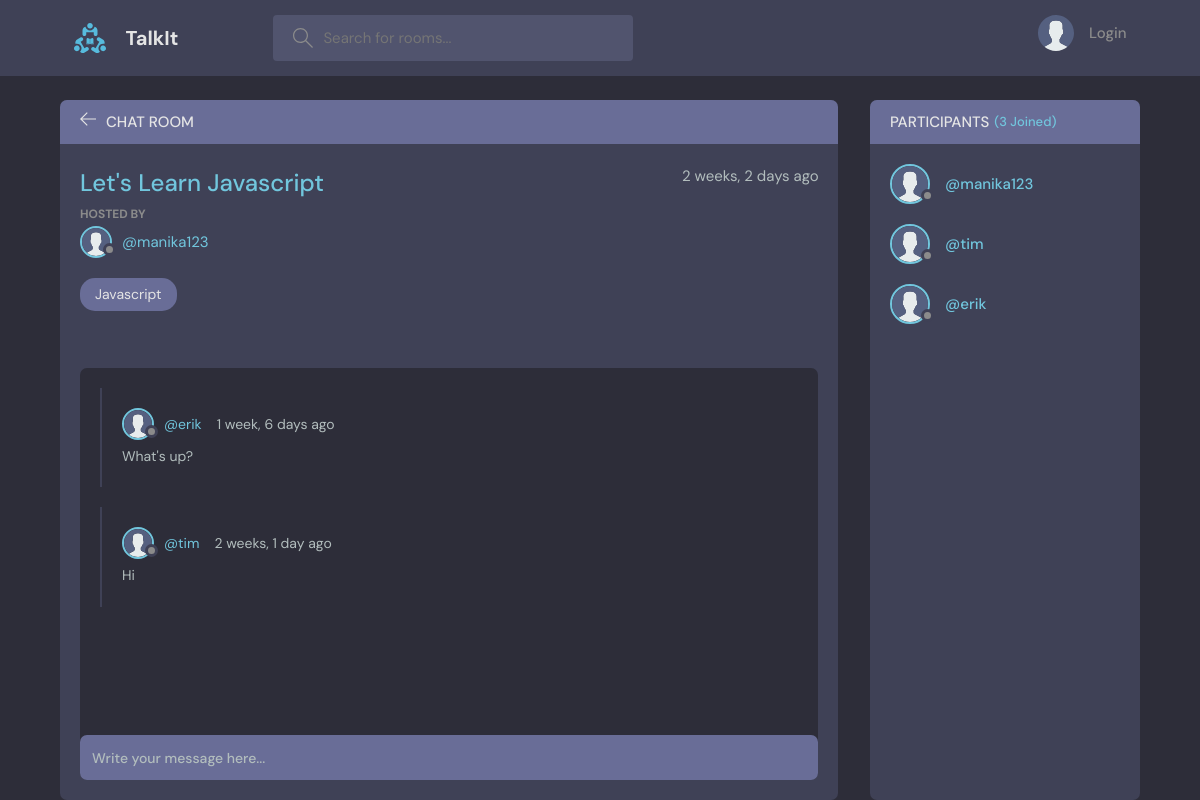
The page /room/1/ on the database its author committed.
### base/models.py (models this page shows, shortened)
class Room(models.Model):
    host = models.ForeignKey(User, on_delete=models.SET_NULL, null=True)
    topic = models.ForeignKey(Topic, on_delete=models.SET_NULL, null=True)
    name = models.CharField(max_length=200)
    description = models.TextField(null=True, blank=True)
    participants=models.ManyToManyField(User, related_name='participants', blank=True)
    updated = models.DateTimeField(auto_now=True)
    created = models.DateTimeField(auto_now_add=True)
    class Meta:
        ordering = ['-updated', '-created']

class Topic(models.Model):
    name = models.CharField(max_length=200)
    def __str__(self):
        return self.name

class Message(models.Model):
    user = models.ForeignKey(User, on_delete=models.CASCADE)
    room = models.ForeignKey(Room, on_delete=models.CASCADE)
    body = models.TextField()
    updated = models.DateTimeField(auto_now=True)
    created = models.DateTimeField(auto_now_add=True)
    class Meta:
        ordering = ['-updated', '-created']

### base/views.py (the view, shortened to what this page needs)
# urls.py: path('room/<str:pk>/', views.room, name='room'),
def room(request,pk):
    room=Room.objects.get(id=pk)
    room_messages=room.message_set.all()
    participants = room.participants.all()
    context={'room' : room, 'room_messages' : room_messages, 'participants' : participants}
    return render(request,'base/room.html', context)

### base/templates/base/room.html (shortened to what this page needs)
{% extends 'main.html' %}
{% load static %}
{% block content %}
<main class="profile-page layout layout--2">
  <div class="container">
    <div class="room">
      <div class="room__top">
        <div class="room__topLeft">
          <a href="{% url 'home' %}">
            <svg version="1.1" xmlns="http://www.w3.org/2000/svg" width="32" height="32" viewBox="0 0 32 32">
              <title>arrow-left</title>
              <path
                d="M13.723 2.286l-13.723 13.714 13.719 13.714 1.616-1.611-10.96-10.96h27.625v-2.286h-27.625l10.965-10.965-1.616-1.607z">
              </path>
            </svg>
          </a>
          <h3>Chat Room</h3>
        </div>
      </div>
      <div class="room__box scroll">
        <div class="room__header scroll">
          <div class="room__info">
            <h3>{{room.name}}</h3>
            <span>{{room.created|timesince}} ago</span>
          </div>
          <div class="room__hosted">
            <p>Hosted By</p>
            <a href="{% url 'user-profile' room.host.id %}" class="room__author">
              <div class="avatar avatar--small">
                <img src="{% static 'images/avatar.svg' %}" />
              </div>
              <span>@{{room.host.username}}</span>
            </a>
          </div>
          <span class="room__topics">{{room.topic}}</span>
        </div>
        <div class="room__conversation">
          <div class="threads scroll">
            {% for message in room_messages %}
            <div class="thread">
              <div class="thread__top">
                <div class="thread__author">
                  <a href="{% url 'user-profile' message.user.id %}" class="thread__authorInfo">
                    <div class="avatar avatar--small">
                      <img src="{% static 'images/avatar.svg' %}" />
                    </div>
                    <span>@{{message.user.username}}</span>
                  </a>
                  <span class="thread__date">{{message.created|timesince}} ago</span>
                </div>
              </div>
              <div class="thread__details">
                {{message.body}}
              </div>
            </div>
            {% endfor %}
          </div>
        </div>
      </div>
      <div class="room__message">
        <form action="" method="POST">
          <input name="body" placeholder="Write your message here..." />
        </form>
      </div>
    </div>
    <div class="participants">
      <h3 class="participants__top">Participants <span>({{participants.count}} Joined)</span></h3>
      <div class="participants__list scroll">
        {% for user in participants %}
        <a href="{%  url 'user-profile' user.id %}" class="participant">
          <div class="avatar avatar--medium">
            <img src="{% static 'images/avatar.svg' %}" />
          </div>
          <p>
            <span>@{{user.username}}</span>
          </p>
        </a>
        {% endfor %}
      </div>
    </div>
  </div>
</main>
{% endblock content %}

### rows shown on the page
Room: name "Let's Learn Javascript", created "2 weeks, 2 days", host.username "manika123", topic "Javascript"
Message: user.username "erik", created "1 week, 6 days", body "What's up?"
Message: user.username "tim", created "2 weeks, 1 day", body "Hi"

### other values the page prints
{{ participants.count }} "3"
{{ user.username }} "manika123"
{{ user.username }} "tim"
{{ user.username }} "erik"
